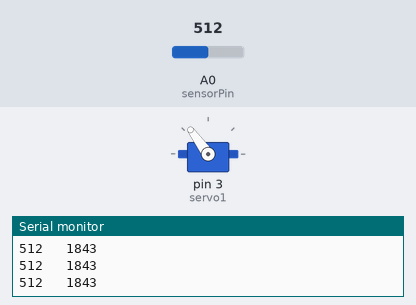
The sketch below on a simulated Arduino Uno, built with avr-gcc and run on an emulated ATmega328P. On the bench: servo, the last lines printed to the serial monitor. The inputs (shaded band) are chosen by the test bench; at power-on: A0 (sensorPin) = 512.

Above: at 1.2 s.
1.3 s: A0 (sensorPin) set to 716
At 2.5 s:
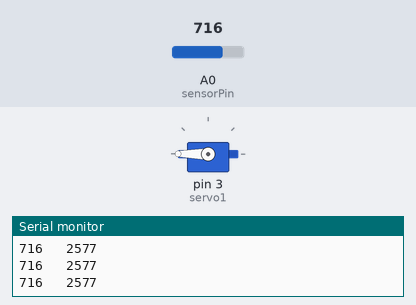
2.8 s: A0 (sensorPin) set to 306
At 4.0 s:
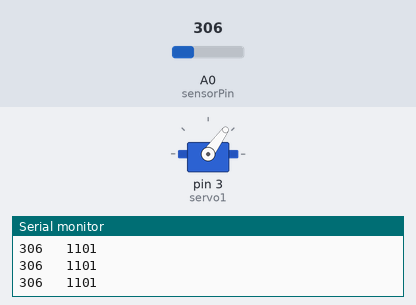
4.3 s: A0 (sensorPin) set to 0
At 5.5 s:
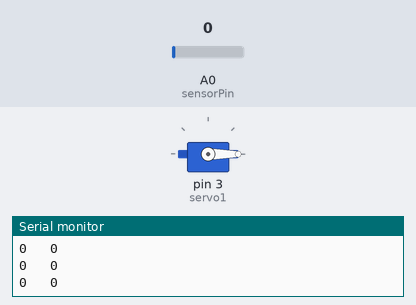
5.8 s: A0 (sensorPin) set to 122
At 7.0 s:
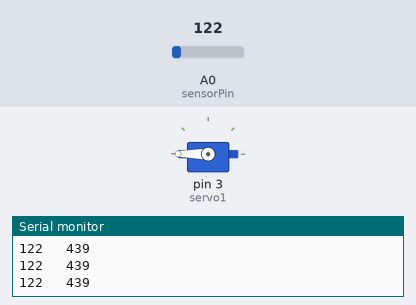
7.3 s: A0 (sensorPin) set to 145
At 8.5 s:
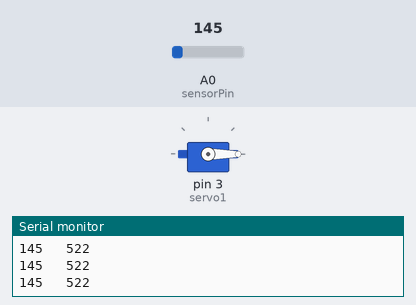
Timing chart, 0 to 9.8 s (numbered marks = the images above; inputs shaded):
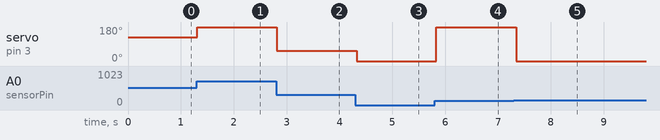

The sketch:

CdS_servo_ino.ino
```cpp
#include <Servo.h>
int sensorPin = A0;
int val = 0;
Servo servo1;

void setup()
{
  servo1.attach(3);
  Serial.begin(9600);
}

void loop()
{
  val = analogRead(sensorPin);
  Serial.print(val);
  Serial.print("   ");
  val = map(val, 0, 50, 0,180);
  servo1.write(val);
  Serial.println(val);
  delay(100);
}
```

Measured:
- the behaviour switches between 138 and 139 on A0 (sensorPin) (found by bisection; images 4 and 5)
- after the input at 1.3 s, servo on pin 3 (servo1): 126° → 180° at once
- after the input at 2.8 s, servo on pin 3 (servo1): 180° → 54° at once
- after the input at 4.3 s, servo on pin 3 (servo1): 54° → 0° at once
- after the input at 5.8 s, servo on pin 3 (servo1): 0° → 180° at once
- after the input at 7.3 s, servo on pin 3 (servo1): 180° → 0° at once
